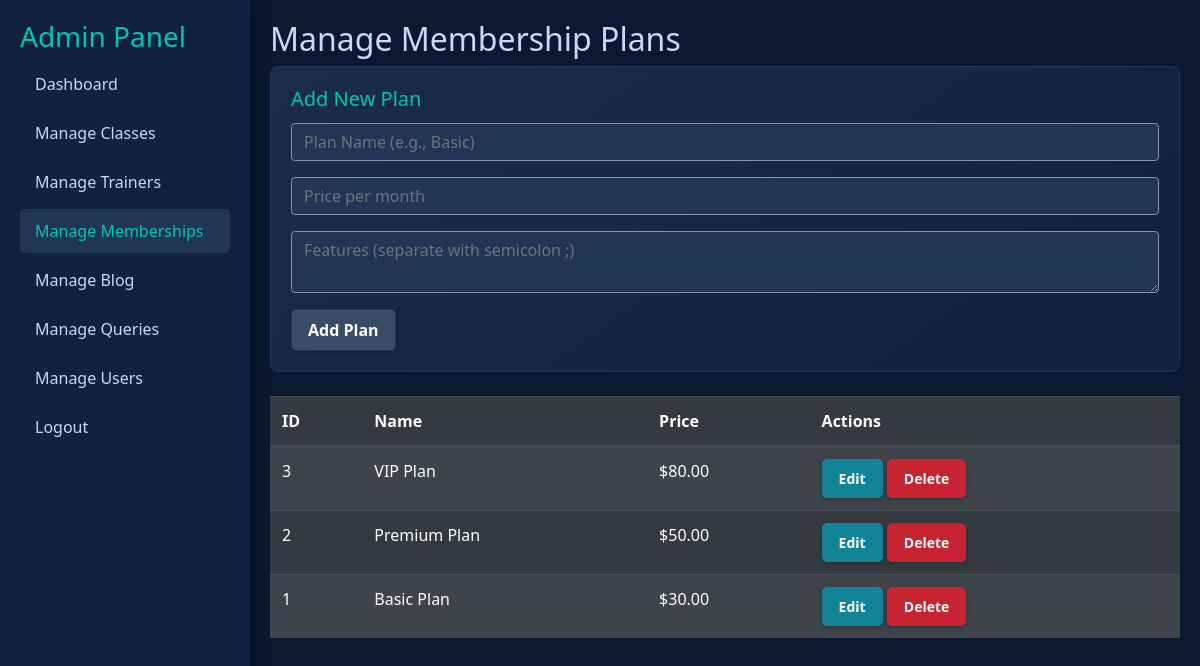
The app's page /admin/manage_memberships.php (signed in) with its own data.
### tables this page shows
CREATE TABLE `memberships` (
  `id` int(11) NOT NULL AUTO_INCREMENT,
  `name` varchar(100) NOT NULL,
  `price` decimal(10,2) NOT NULL,
  `features` text NOT NULL,
  `is_popular` tinyint(1) NOT NULL DEFAULT 0,
  PRIMARY KEY (`id`)
);

### admin/manage_memberships.php (the view, shortened to what this page needs)
<?php
include '../includes/db.php';
$plans = $conn->query("SELECT * FROM memberships ORDER BY id DESC");
?>
<!DOCTYPE html>
<html lang="en">
<head>
    <link rel="stylesheet" href="https://stackpath.bootstrapcdn.com/bootstrap/4.5.2/css/bootstrap.min.css">
    <link rel="stylesheet" href="../assets/css/style.css">
</head>
<body>
<div class="d-flex">
    <div class="dashboard-sidebar">
        <h3>Admin Panel</h3>
        <a href="index.php">Dashboard</a>
        <a href="manage_classes.php">Manage Classes</a>
        <a href="manage_trainers.php">Manage Trainers</a>
        <a href="manage_memberships.php" class="active">Manage Memberships</a>
        <a href="manage_blog.php">Manage Blog</a>
        <a href="manage_queries.php">Manage Queries</a>
        <a href="manage_users.php">Manage Users</a>
        <a href="../logout.php">Logout</a>
    </div>
    <div class="dashboard-main">
        <h2>Manage Membership Plans</h2>
        <div class="card mb-4"><div class="card-body">
            <h5 class="card-title">Add New Plan</h5>
            <form method="POST" action="manage_memberships.php">
                <div class="form-group"><input type="text" name="name" placeholder="Plan Name (e.g., Basic)" required class="form-control"></div>
                <div class="form-group"><input type="number" step="0.01" name="price" placeholder="Price per month" required class="form-control"></div>
                <div class="form-group"><textarea name="features" placeholder="Features (separate with semicolon ;)" required class="form-control"></textarea></div>
                <button type="submit" name="add_plan" class="btn btn-primary">Add Plan</button>
            </form>
        </div></div>
        <table class="table table-dark table-striped">
            <thead><tr><th>ID</th><th>Name</th><th>Price</th><th>Actions</th></tr></thead>
            <tbody>
                <?php while($row = $plans->fetch_assoc()): ?>
                <tr>
                    <td><?php echo $row['id']; ?></td>
                    <td><?php echo htmlspecialchars($row['name']); ?></td>
                    <td>$<?php echo htmlspecialchars($row['price']); ?></td>
                    <td>
                        <a href="edit_membership.php?id=<?php echo $row['id']; ?>" class="btn btn-info btn-sm">Edit</a>
                        <a href="?delete_plan=<?php echo $row['id']; ?>" class="btn btn-danger btn-sm" onclick="return confirm('Are you sure?')">Delete</a>
                    </td>
                </tr>
                <?php endwhile; ?>
            </tbody>
        </table>
    </div>
</div>
</body>
</html>

### assets/css/style.css (style rules this page uses)
body { background-color: #0a192f; color: #ccd6f6; font-family: 'Segoe UI', Tahoma, Geneva, Verdana, sans-serif; }
.btn { transition: all 0.3s ease; border-radius: 5px; font-weight: bold; padding: 0.5rem 1rem; box-shadow: 0 2px 5px rgba(0,0,0,0.2); border: 1px solid transparent; }
.btn-primary { background-color: #394c68; color: #ffffff; border-color: #2d3157; }
.btn-info { background-color: #138496; color: white; border-color: #138496; }
.btn-danger { background-color: #c82333; color: white; border-color: #c82333; }
.card { background: linear-gradient(145deg, #1a2c4a, #112240); border: 1px solid #233554; transition: transform .2s, box-shadow .2s; border-radius: 8px; }
.card-title { color: #00c7b3; }
.form-control { background-color: #233554; color: #ccd6f6; border: 1px solid #8892b0; }
.dashboard-sidebar { background-color: #112240; padding: 20px; height: 100vh; min-width: 250px; box-shadow: 2px 0 15px rgba(0,0,0,0.3); }
.dashboard-sidebar h3 { color: #00c7b3; }
.dashboard-sidebar a { color: #ccd6f6; display: block; padding: 10px 15px; text-decoration: none; border-radius: 5px; margin-bottom: 5px; }
.dashboard-sidebar a:hover, .dashboard-sidebar a.active { background-color: #233554; color: #00c7b3; }
.dashboard-main { padding: 20px; width: 100%; }

### records on screen
memberships: id "3", name "VIP Plan", price "80.00"
memberships: id "2", name "Premium Plan", price "50.00"
memberships: id "1", name "Basic Plan", price "30.00"
